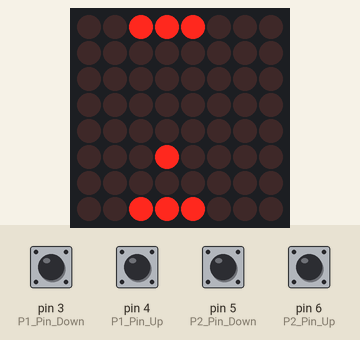
A sketch run on a simulated Arduino Uno, built with avr-gcc and run on an emulated ATmega328P. Parts: 8×8 LED matrix. Wiring (inferred from the names in the program): MAX7219 LED driver (orientation assumed): CS pin 10. The inputs (shaded band) are chosen by the test bench; at power-on: pin 3 (P1_Pin_Down), pin 4 (P1_Pin_Up), pin 5 (P2_Pin_Down), pin 6 (P2_Pin_Up) LOW. What the sketch prints to the serial monitor is not drawn.

Above: at 2.2 s.
2.3 s: pin 5 (P2_Pin_Down) pulled HIGH for 0.6 s
At 3.4 s:
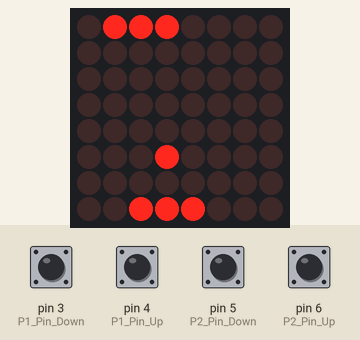
5.9 s: pin 3 (P1_Pin_Down) pulled HIGH for 0.6 s
At 7.0 s:
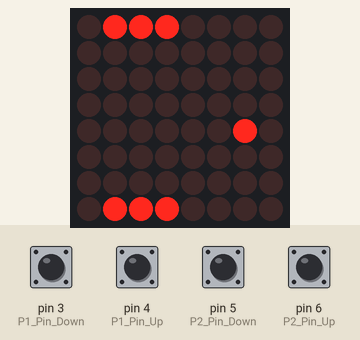
9.5 s: pin 6 (P2_Pin_Up) pulled HIGH for 0.6 s
At 10.5 s:
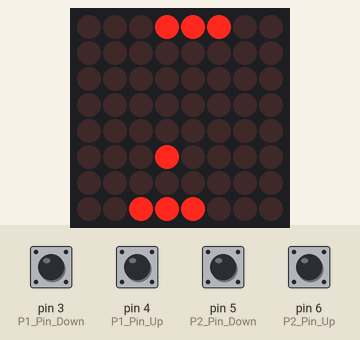
13.1 s: pin 4 (P1_Pin_Up) pulled HIGH for 0.6 s
At 14.1 s:
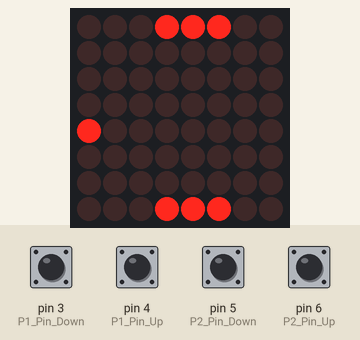
16.7 s: pin 3 (P1_Pin_Down) pulled HIGH for 1 s
At 17.6 s:
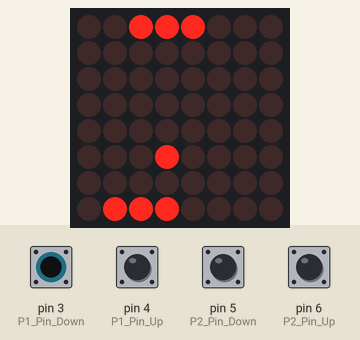
20.2 s: pin 5 (P2_Pin_Down) pulled HIGH for 1 s
At 21.2 s:
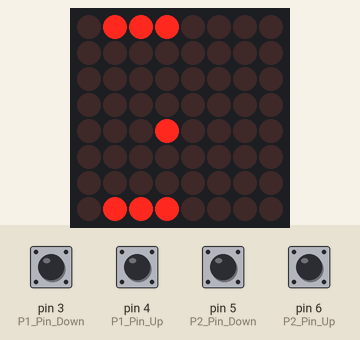
Timing chart, 0 to 23.2 s (numbered marks = the images above; inputs shaded):
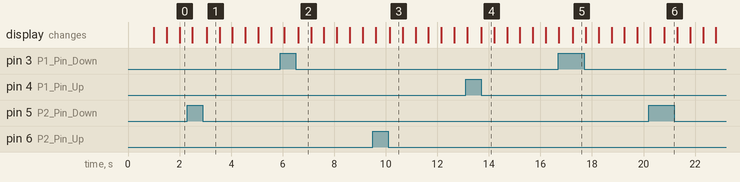

The sketch:

pong.ino
```cpp
/**
 * Alireza Zare Zeynabadi 9931022
 * Amirfazel Kozeh Gar Kaleji 9931099
 */
#include   <SPI.h>

/**
 * Initialize SPI Registers
 */
#define CS 10
#define DECODE_MODE   9
#define RATE 0x0A
#define SCAN_LIMIT 0x0B
#define GAMEDELAY 500
#define SHUTDOWN 0x0C
#define SCREEN_TEST 0x0F

/**
 * When a player scores a goal we need restart the game so we must hold an extra array for this
 */
byte primary_state [8]={B00111000,
                    B00000000,
                    B00000000,
                    B00010000,
                    B00000000,
                    B00000000,
                    B00000000,
                    B00111000};


/**
 * Data To send and handle for leds during the game loop
 */
                                  /*IN CIRCUIT WE WILL SEE:*/
byte Current_state [8]={B00111000,/*     00000000          */
                      B00000000,/*       00000000          */
                      B00000000,/*       00000000          */
                      B00010000,/*       10000001          */
                      B00000000,/*       10010001          */
                      B00000000,/*       10000001          */
                      B00000000,/*       00000000          */
                      B00111000};/*      00000000          */


/**
 *
 * Paddle
 */
class Paddle {
  public :
    /**
     * position of center of paddle
     */
    int def = 0;
    /**
     * ROW OF PADDLE
     */
    int row;
    /**
     * Method for move paddle on the matrix
     */
    void setDEF(int n){
      def = n;
    }
    void setROW(int n){
      row = n;
    }
    void tick(int velocity){
      if (
        velocity == 1 && def != -2 /*if paddel want go up and reaches wall he can't */
        ) {
        Current_state[row] <<= 1;
        setDEF(def - 1);
      }
      else if (
        velocity == -1 && def != 3 /*if paddel want go down and reaches wall he can't */
        ){
        Current_state[row] >>= 1;
        setDEF(def + 1);
      }
    }
};

/**
 *
 * Ball
 */
class Ball {
  public :
    /**
     *  Direction => movement of ball
     *  Position => current position of ball
     */
    int directionY = 0;
    int directionX = 0;
    int positionX = 3;
    int positionY = 4;


    /**
     * when ball reachs end of the matrix we need restart the game
     */
    void Reset_Screen(){
      if(positionX == 0 || positionX == 7)
      {
        for(int i=0; i < 8; i++)
        {
          Current_state[i] = primary_state[i];
        }
        directionY = 0;
        directionX = 1;
        positionX = 3;
        positionY = 4;
      }
    }

    /**
     * Method for move ball on matrix
     */
    int tick() {
      int X_Coords  = positionX + directionX;
      int Y_coords = positionY + directionY;

      bitWrite(Current_state[positionX], positionY, 0); /*send new position to SPI*/

      positionX= X_Coords ;
      positionY= Y_coords;

      /**
       * update movment of ball
       */
      if ((X_Coords  == 0) || (X_Coords  == 7) || (Y_coords == 0) || (Y_coords == 7)) {
          if (borderIsTouched(X_Coords ,Y_coords) == 0){
            return 0;
          }
      } else {
        X_Coords  += directionX;
        if (bitRead(Current_state[X_Coords], Y_coords) == 1) {
          directionX = - directionX;
          if (bitRead(Current_state[X_Coords], Y_coords + 1) != 1) {
            directionY = 1;
          } else if (bitRead(Current_state[X_Coords ], Y_coords - 1) != 1) {
            directionY = - 1;
          }
        }
      }
      bitWrite(Current_state[positionX], positionY, 1);
      return 1;
    }

    /**
     * method for ball touching the borders (walls and goal lines)
     */
    int borderIsTouched(int X_Coords ,int Y_coords) {
      if ((X_Coords  == 0) || (X_Coords  == 7)) {
        Reset_Screen();
        return 0;
      } else {
        directionY = - directionY;
        return 1;
      }
    }
};


/**
 * initialize pins for buttons
 */
const int P1_Pin_Down = 3;
const int P1_Pin_Up = 4;
const int P2_Pin_Down = 5;
const int P2_Pin_Up = 6;

/**
 * Buttons when untouched need to be initialized LOW
 */
int P1_Old_Down_State = LOW;
int P1_Old_Up_State = LOW;
int P2_Old_Down_State = LOW;
int P2_Old_Up_State = LOW;

/**
 * SPI DATA ADDRESSES
 */
byte transferDataArr[9];


/**
 * Game Objects
 */
Paddle p1;
Paddle p2;
Ball ball;


void movePaddle(int buttonState, int oldButtonState, int direction, int index){
  if (buttonState != oldButtonState &&
      buttonState == HIGH) /* check if button is pushed and who pushes*/
  {
    switch (index) {
      case 1:
        p1.tick(direction);
        break;
      case 2:
        p2.tick(direction);
        break;
      default:
          return;
    }
    delay(50);
  }
}

/*
 * for reset paddles to start we just need set def = 0
 */
void resetpaddle() {
  p1.setDEF(0);
  p2.setDEF(0);
}

void sendData(uint8_t address, uint8_t value) {
  digitalWrite(CS, LOW);  /*SPI READY TO READ*/
  SPI.transfer(address);
  SPI.transfer(value);
  digitalWrite(CS, HIGH); /*SPI Turn of READ DATA*/
}


void setup()   {
  Serial.begin(9600);
  /**
   * initialize game
   */
  ball.directionX = 1;
  p1.setROW(7);
  p2.setROW(0);


  pinMode(CS, OUTPUT);
  SPI.setBitOrder(MSBFIRST);   // initialize SPI Most Significant Bit First for read data
  SPI.begin();
  sendData(SCREEN_TEST,   0x01);       // at system start we on all leds
  delay(1000);
  sendData(SCREEN_TEST,   0x00);           // turn of all lights
  sendData(DECODE_MODE, 0x00);            //   SPI SPECIAL !?
  sendData(RATE, 0x0e);              // set intensity of leds (SPI SPECIAL)
  sendData(SCAN_LIMIT, 0x0f);             // SPI SPECIAL
  sendData(SHUTDOWN,   0x01);               // SPI SPECIAL
}

void loop()  {
  /**
   * READ BUTTONS
   */
  int buttonDOWNState_P1 = digitalRead(P1_Pin_Down);
  int buttonUPState_P1 = digitalRead(P1_Pin_Up);
  int buttonDOWNState_P2 = digitalRead(P2_Pin_Down);
  int buttonUPState_P2 = digitalRead(P2_Pin_Up);


  /**
   * SHOW ROW BY ROW ON MATRIX BY SENDING THEM TO SPI
   */
  for (int i = 0 ; i < 8; i++){
    sendData(i + 1, Current_state[i]);
  }


  /**
   * MOVE THE PADDLE FOR PLAYER ONE WHEN BUTTON PUSHED
   */
  movePaddle(buttonDOWNState_P2, P2_Old_Down_State, 1, 2);
  P2_Old_Down_State = buttonDOWNState_P2;

  movePaddle(buttonUPState_P2, P2_Old_Up_State, -1, 2);
  P2_Old_Up_State = buttonUPState_P2;


  /**
   * MOVE THE PADDLE FOR PLAYER TWO WHEN BUTTON PUSHED
   */
  movePaddle(buttonDOWNState_P1, P1_Old_Down_State, 1, 1);
  P1_Old_Down_State = buttonDOWNState_P1;

  movePaddle(buttonUPState_P1, P1_Old_Up_State, -1, 1);
  P1_Old_Up_State = buttonUPState_P1;

  /**
   * AT RESTART OF GAME WE NEED PUT PADDLE ON MIDDLE
   */
  if (ball.tick() == 0)
  {
    resetpaddle();
  }

  /**
   * SEND DATA TO SPI
   */
  transferDataArr[0] = 0x44;

  for(int i = 0 ; i < 8; i++){
        transferDataArr[i + 1] = Current_state[i];
    }

  Serial.write(transferDataArr, 9);

  delay(GAMEDELAY);

}
```

Measured:
- after the input at 2.3 s, the display: first differs from a run without the input after 0.75 s (image 1)
- after the input at 5.9 s, the display: first differs from a run without the input after 0.70 s (image 2)
- after the input at 9.5 s, the display: first differs from a run without the input after 0.65 s (image 3)
- after the input at 13.1 s, the display: first differs from a run without the input after 0.61 s (image 4)
- after the input at 16.7 s, the display: first differs from a run without the input after 0.56 s (image 5)
- after the input at 20.2 s, the display: first differs from a run without the input after 0.61 s (image 6)
- what the display in image 1 shows lasts 0.5 s, from 3.1 s to 3.6 s
